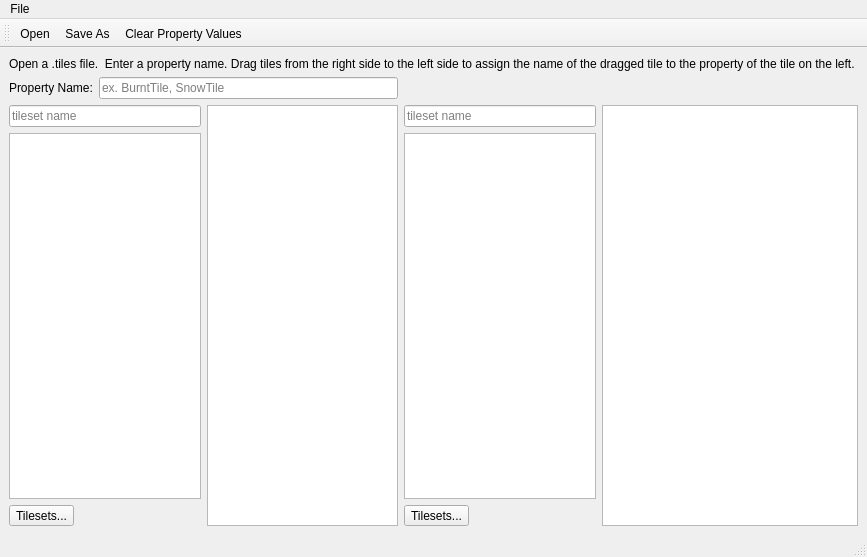
<?xml version="1.0" encoding="UTF-8"?>
<ui version="4.0">
 <class>SnowEditor</class>
 <widget class="QMainWindow" name="SnowEditor">
  <property name="geometry">
   <rect>
    <x>0</x>
    <y>0</y>
    <width>867</width>
    <height>557</height>
   </rect>
  </property>
  <property name="windowTitle">
   <string>Snow Editor</string>
  </property>
  <widget class="QWidget" name="centralwidget">
   <layout class="QGridLayout" name="gridLayout">
    <item row="2" column="1">
     <widget class="Tiled::Internal::MixedTilesetView" name="targetView"/>
    </item>
    <item row="2" column="2">
     <layout class="QVBoxLayout" name="verticalLayout_5">
      <item>
       <widget class="QLineEdit" name="filterEditSource">
        <property name="placeholderText">
         <string>tileset name</string>
        </property>
        <property name="clearButtonEnabled">
         <bool>true</bool>
        </property>
       </widget>
      </item>
      <item>
       <widget class="QListWidget" name="tilesetListSource"/>
      </item>
      <item>
       <widget class="QToolButton" name="tilesetMgrSource">
        <property name="text">
         <string>Tilesets...</string>
        </property>
       </widget>
      </item>
     </layout>
    </item>
    <item row="2" column="0">
     <layout class="QVBoxLayout" name="verticalLayout_6">
      <item>
       <widget class="QLineEdit" name="filterEditTarget">
        <property name="placeholderText">
         <string>tileset name</string>
        </property>
        <property name="clearButtonEnabled">
         <bool>true</bool>
        </property>
       </widget>
      </item>
      <item>
       <widget class="QListWidget" name="tilesetListTarget"/>
      </item>
      <item>
       <widget class="QToolButton" name="tilesetMgrTarget">
        <property name="text">
         <string>Tilesets...</string>
        </property>
       </widget>
      </item>
     </layout>
    </item>
    <item row="1" column="0" colspan="2">
     <layout class="QHBoxLayout" name="horizontalLayout">
      <item>
       <widget class="QLabel" name="label1">
        <property name="sizePolicy">
         <sizepolicy hsizetype="Preferred" vsizetype="Preferred">
          <horstretch>0</horstretch>
          <verstretch>0</verstretch>
         </sizepolicy>
        </property>
        <property name="text">
         <string>Property Name:</string>
        </property>
       </widget>
      </item>
      <item>
       <widget class="QLineEdit" name="propertyName">
        <property name="placeholderText">
         <string>ex. BurntTile, SnowTile</string>
        </property>
       </widget>
      </item>
     </layout>
    </item>
    <item row="2" column="3">
     <widget class="Tiled::Internal::MixedTilesetView" name="sourceView">
      <property name="minimumSize">
       <size>
        <width>256</width>
        <height>0</height>
       </size>
      </property>
     </widget>
    </item>
    <item row="0" column="0" colspan="4">
     <widget class="QLabel" name="label">
      <property name="text">
       <string>Open a .tiles file.  Enter a property name. Drag tiles from the right side to the left side to assign the name of the dragged tile to the property of the tile on the left.</string>
      </property>
      <property name="wordWrap">
       <bool>true</bool>
      </property>
     </widget>
    </item>
   </layout>
  </widget>
  <widget class="QMenuBar" name="menubar">
   <property name="geometry">
    <rect>
     <x>0</x>
     <y>0</y>
     <width>867</width>
     <height>21</height>
    </rect>
   </property>
   <widget class="QMenu" name="menuFile">
    <property name="title">
     <string>File</string>
    </property>
    <addaction name="actionOpen"/>
    <addaction name="actionSave"/>
    <addaction name="actionClose"/>
   </widget>
   <addaction name="menuFile"/>
  </widget>
  <widget class="QStatusBar" name="statusbar"/>
  <widget class="QToolBar" name="toolBar">
   <property name="windowTitle">
    <string>toolBar</string>
   </property>
   <attribute name="toolBarArea">
    <enum>TopToolBarArea</enum>
   </attribute>
   <attribute name="toolBarBreak">
    <bool>false</bool>
   </attribute>
   <addaction name="actionOpen"/>
   <addaction name="actionSave"/>
   <addaction name="actionReset"/>
  </widget>
  <action name="actionClose">
   <property name="text">
    <string>Close</string>
   </property>
  </action>
  <action name="actionOpen">
   <property name="icon">
    <iconset resource="tiled.qrc">
     <normaloff>:/images/16x16/document-open.png</normaloff>:/images/16x16/document-open.png</iconset>
   </property>
   <property name="text">
    <string>Open...</string>
   </property>
  </action>
  <action name="actionSave">
   <property name="icon">
    <iconset resource="tiled.qrc">
     <normaloff>:/images/16x16/document-save-as.png</normaloff>:/images/16x16/document-save-as.png</iconset>
   </property>
   <property name="text">
    <string>Save As...</string>
   </property>
  </action>
  <action name="actionReset">
   <property name="icon">
    <iconset resource="tiled.qrc">
     <normaloff>:/images/16x16/edit-clear.png</normaloff>:/images/16x16/edit-clear.png</iconset>
   </property>
   <property name="text">
    <string>Clear Property Values</string>
   </property>
   <property name="toolTip">
    <string>Reset properties to the default</string>
   </property>
  </action>
 </widget>
 <customwidgets>
  <customwidget>
   <class>Tiled::Internal::MixedTilesetView</class>
   <extends>QTableView</extends>
   <header>BuildingEditor/mixedtilesetview.h</header>
  </customwidget>
 </customwidgets>
 <resources>
  <include location="tiled.qrc"/>
 </resources>
 <connections/>
</ui>
